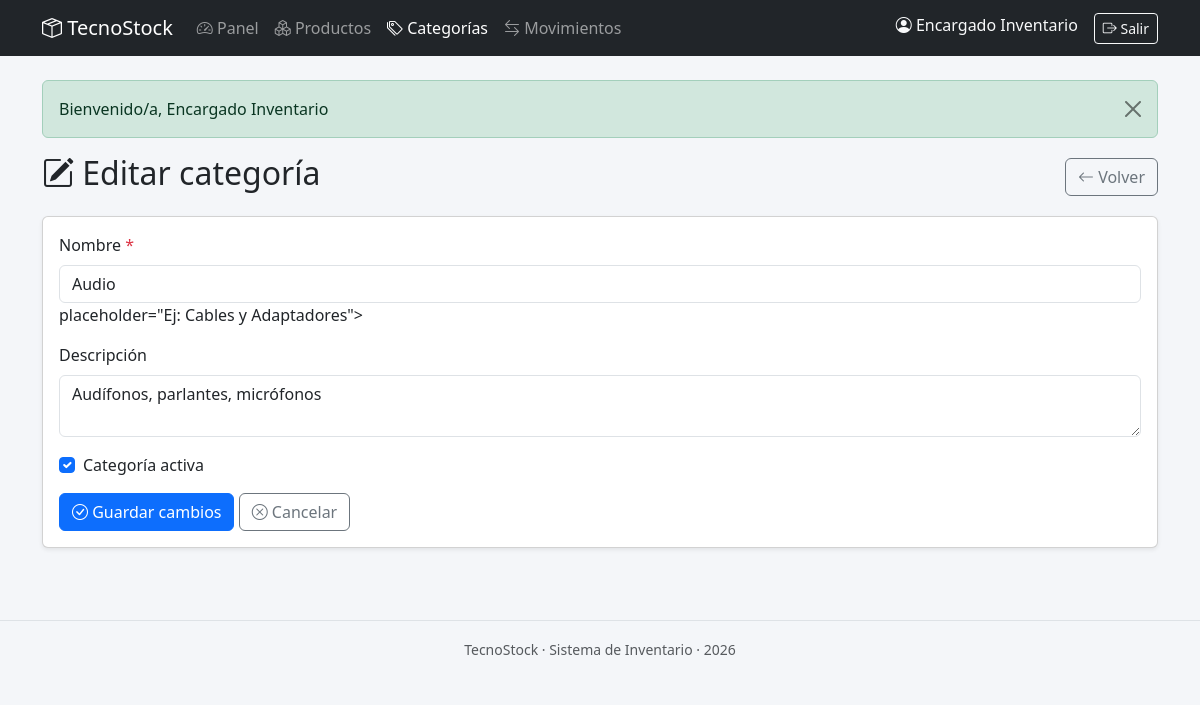
Page /categorias/editar.php?id=2 (signed in) on the committed database.
### tables this page shows
CREATE TABLE categoria (
    id_categoria  INT AUTO_INCREMENT PRIMARY KEY,
    nombre        VARCHAR(80) NOT NULL,
    descripcion   VARCHAR(255) DEFAULT NULL,
    estado        TINYINT(1) NOT NULL DEFAULT 1
);

### includes/functions.php (called while the page is built, shortened)
<?php
function e(string $valor): string
{
    return htmlspecialchars($valor, ENT_QUOTES, 'UTF-8');
}

### categorias/editar.php (the view, shortened to what this page needs)
<?php
require_once __DIR__ . '/../includes/functions.php';
$pdo = getConexion();
$errores = [];
$id = (int)($_GET['id'] ?? 0);
$stmt = $pdo->prepare('SELECT * FROM categoria WHERE id_categoria = ?');
$stmt->execute([$id]);
$categoria = $stmt->fetch();
include __DIR__ . '/../includes/header.php';
?>
<div class="d-flex justify-content-between align-items-center mb-3">
    <h2><i class="bi bi-pencil-square"></i> Editar categoría</h2>
    <a href="index.php" class="btn btn-outline-secondary">
        <i class="bi bi-arrow-left"></i> Volver
    </a>
</div>
<div class="card shadow-sm">
    <div class="card-body">
        <form id="formCategoria" method="POST" novalidate>
            <div class="mb-3">
                <label for="nombre" class="form-label">Nombre <span class="text-danger">*</span></label>
                <input type="text" class="form-control <?= isset($errores['nombre']) ? 'is-invalid' : '' ?>" id="nombre" name="nombre" value="<?= e($_POST['nombre'] ?? $categoria['nombre']) ?>" placeholder="Ej: Cables y Adaptadores" required>
                       placeholder="Ej: Cables y Adaptadores">
            </div>
            <div class="mb-3">
                <label for="descripcion" class="form-label">Descripción</label>
                <textarea class="form-control" id="descripcion" name="descripcion" rows="2"
                          placeholder="Descripción de la categoría..."><?= e($_POST['descripcion'] ?? $categoria['descripcion']) ?></textarea>
            </div>
            <div class="mb-3 form-check">
                <input type="checkbox" class="form-check-input" id="estado" name="estado" <?= (($_POST['estado'] ?? $categoria['estado']) == 1) ? 'checked' : '' ?>>
                <label for="estado" class="form-check-label">Categoría activa</label>
            </div>
            <button type="submit" class="btn btn-primary">
                <i class="bi bi-check-circle"></i> Guardar cambios
            </button>
            <a href="index.php" class="btn btn-outline-secondary">
                <i class="bi bi-x-circle"></i> Cancelar
            </a>
        </form>
    </div>
</div>
<?php include __DIR__ . '/../includes/footer.php'; ?>

### assets/css/style.css (style rules this page uses)
body { background-color: #f4f6f9; }

### rows in the picture
categoria: nombre "Audio", descripcion "Audífonos, parlantes, micrófonos", estado "☑"

### other values in the picture
nombreUsuario() "Encargado Inventario"
$flash['mensaje'] "Bienvenido/a, Encargado Inventario"
